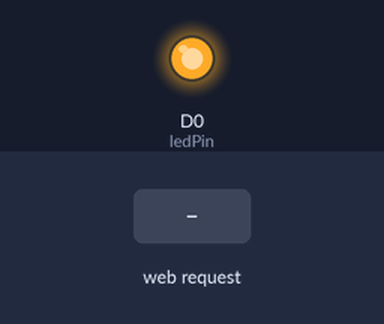
A sketch run on a simulated ESP8266 (NodeMCU). Shown: output pins drawn as LEDs (lit = HIGH). Dashed ring = blinking. The inputs (shaded band) are chosen by the test bench. WiFi joins after 1.5 s; servers stay silent unless stated; what the sketch prints to the serial monitor is not drawn.

Above: at 2.7 s.
2.8 s: HTTP request GET /action_page?number=120 received
At 3.2 s:
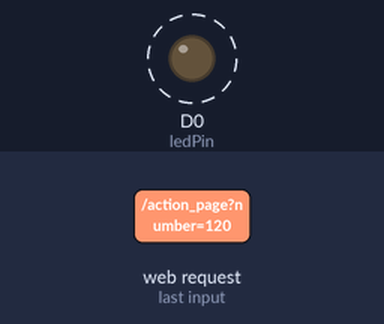
Timing chart, 0 to 11.8 s (numbered marks = the images above; inputs shaded):
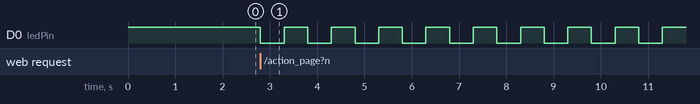

The sketch:

sketch_nov05a.ino
```cpp
#include <ESP8266WiFi.h>

#include <ESP8266WebServer.h>

#include "1.h"
#include "2.h"
#include "3.h"


const char * ssid = "SMART324_3";
const char * password = "76543210";


ESP8266WebServer server(80);

int ledPin = D0;

void handleMain(){

  String s = pageMain;

  server.send(200,"text/html", s);

  }

void handleSecondPage(){

  String s = pageSecond;

  server.send(200,"text/html", s);

  }

void handleForm(){
  String device = server.arg("device");
  String number = server.arg("number");

  Serial.print("Device:");
  Serial.println(device);

  Serial.print("Number:");
  Serial.println(number);

  int num = number.toInt();

  Serial.print("num:");
  Serial.println(number);

  for(int i = 0; i<num; i++)
  {
    digitalWrite(ledPin,LOW);
    delay(500);
    digitalWrite(ledPin,HIGH);
    delay(500);
  }
  String s = "<a href='/'> Go Back </a>";
  server.send(200,"text/html", s);
}


void setup() {

  Serial.begin(115200);

  pinMode(ledPin,OUTPUT);
  digitalWrite(ledPin,HIGH);

  WiFi.mode(WIFI_STA);
  WiFi.begin(ssid,password);

  while(WiFi.status() != WL_CONNECTED){

    delay(500);
    Serial.print(".");
    }

   Serial.println("");
   Serial.print("Connecting to");
   Serial.println(ssid);

   Serial.print("IP address:");
   Serial.println(WiFi.localIP());

   server.on("/",handleSecondPage);
   server.on("/action_page",handleForm);

   server.begin();

   Serial.println("Server started");

}


void loop() {

  server.handleClient();

}
```

1.h
```cpp
const char pageMain[] PROGMEM = R"=====(

<!doctype html>
<html>
<head>
<title>Main Page</title>
</head>
<body>
<h1>This is Main page</h1>
<p><a href="/">Main Page</a></p>
<p><a href="/second_page">Second Page</a></p>
<p><a href="/thrid_page">Thrid page</a></p>

</body>
</html>
)=====";
```

2.h
```cpp
const char pageSecond[] PROGMEM =R"=====(

<!doctype html>
<html>
<head>
<title>Seconds Page</title>
</head>
<body>
<h1>This is Second page</h1>
<h2>Dept. of SmartMedia</h2>

<p><a href="/">Main Page</a></p>
<p><a href="/second_page">Second Page</a></p>
<p><a href="/thrid_page">Thrid page</a></p>

<form action ="/action_page" method='get'>
Device name:<br>
<input type="text" name="device" value="led">
<br>
Control data : <br>
<input type="text" name="On/Off number" size="40" value="On/OFF number">
<br><br>
<input type="submit" value="submit">
</form>
</body>
</html>
)=====";
```

3.h
```cpp
const char pageThrid[] PROGMEM =R"=====(

<!doctype html>
<html>
<head>
<title>Thrid Page</title>
</head>
<body>
<h1>This is Thrid page</h1>
<p><a href="/">Main Page</a></p>
<p><a href="/second_page">Second Page</a></p>
<p><a href="/thrid_page">Thrid page</a></p>
</body>
</html>
)=====";
```

Measured:
- after the input at 2.8 s, D0 (ledPin): alternates HIGH for 0.50 s and LOW for 0.50 s, starting at once
